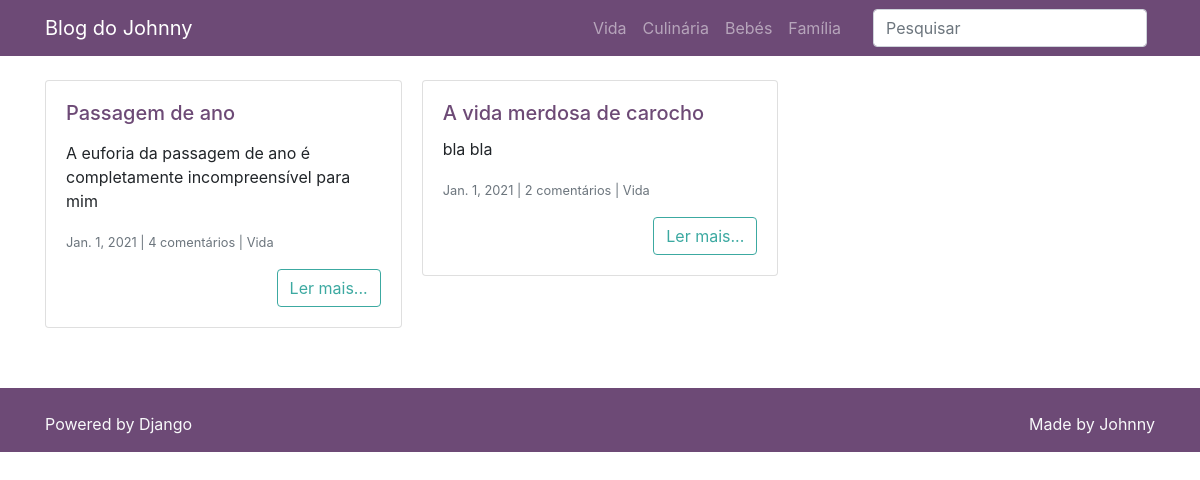
/categoria/Vida, run on an earlier commit of the app's database.
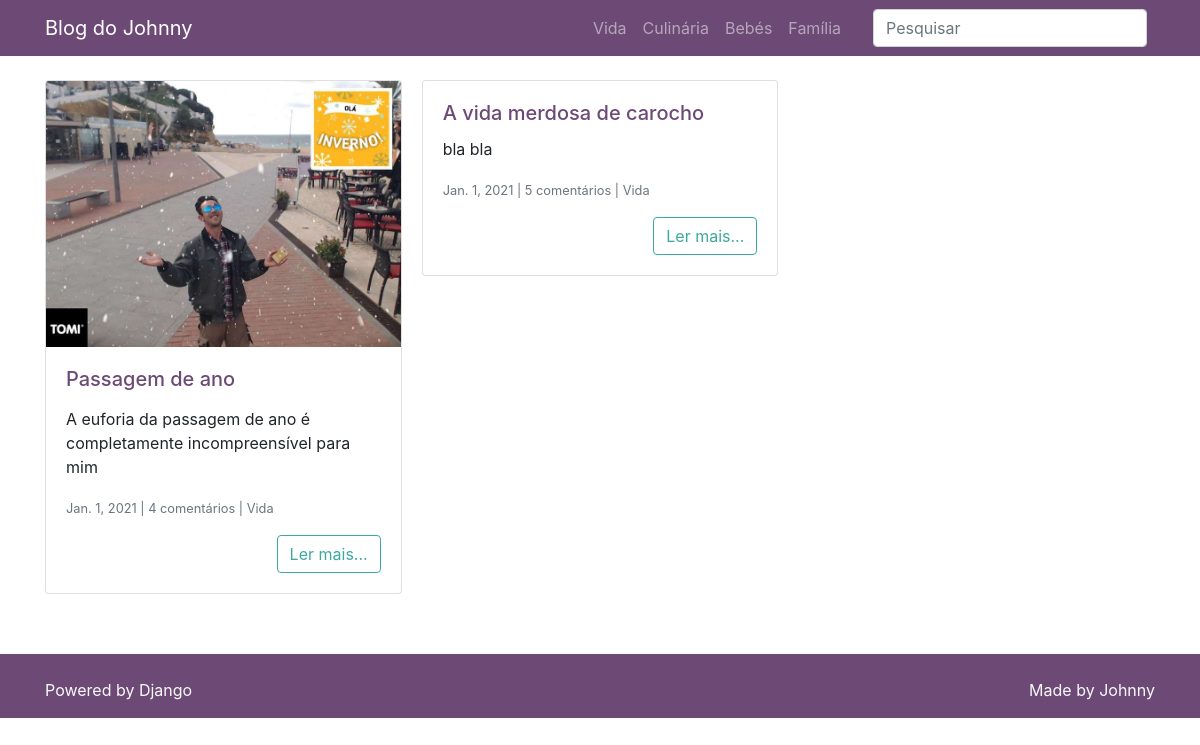
And on a later commit of the database.
### posts/models.py (models this page shows, shortened)
class Post(models.Model):
    titulo_post = models.CharField('Título', max_length=255, blank=False)
    autor_post = models.ForeignKey(User, on_delete=models.DO_NOTHING, verbose_name='Autor')
    data_post = models.DateTimeField('Data do post', default=timezone.now)
    conteudo_post = models.TextField('Conteúdo', )
    excerto_post = models.TextField('Excerto do post', )
    categoria_post = models.ForeignKey(Categoria, on_delete=models.DO_NOTHING, blank=True, null=True, verbose_name='Categoria do post')
    imagem_post = models.ImageField('Imagem', upload_to='post_images', blank=True)
    publicado_post = models.BooleanField('Publicado', default=False)

### categorias/models.py (models this page shows)
class Categoria(models.Model):
    nome = models.CharField('Categoria', max_length=50, blank=False, unique=True)
    def __str__(self):
        return self.nome

### posts/views.py (the view)
# urls.py: path('categoria/<str:categoria>', views.PostCategoria.as_view(), name='post_categoria'),
class PostCategoria(PostIndex):
    template_name = 'posts/post_categoria.html'
    def get_queryset(self):
        qs = super().get_queryset()
        qs = qs.select_related('categoria_post')
        categoria = self.kwargs.get('categoria', None)
        if not categoria:
            return qs
        qs = qs.filter(categoria_post__nome__iexact=categoria)
        return qs

### posts/templatetags/my_filters.py (called while the page is built)
@register.filter(name='coment_plural')
def coment_plural(valor):
    try:
        num_comentarios = int(valor)
        if num_comentarios == 0:
            return 'Nenhum comentário'
        elif num_comentarios == 1:
            return f'{num_comentarios} comentário'
        else:
            return f'{num_comentarios} comentários'
    except:
        return f'{num_comentarios} comentarios'

### posts/views.py (called while the page is built)
    def get_context_data(self, **kwargs):
        context = super().get_context_data(**kwargs)
        context['categorias'] = Categoria.objects.all()
        return context

    def get_queryset(self):
        qs = super().get_queryset()
        qs = qs.order_by('-id').filter(publicado_post=True)
        qs = qs.annotate(
            numero_comentarios=Count(
                Case(
                    When(comentario__publicado_comentario=True, then=1)
                )
            )
        )
        return qs

### posts/templates/posts/post_categoria.html (shortened to what this page needs)
{% extends 'posts/index.html' %}
{% load humanize %}

### posts/templates/posts/index.html (shortened to what this page needs)
{% extends 'base.html' %}
{% load humanize %}
{% load my_filters %}
{% block conteudo %}
<div class="card-columns mt-4">
    {% for post in posts %}
    <div class="card">
        {% if post.imagem_post %}
        <a href="{% url 'post_detalhes' post.id %}">
            <img class="card-img-top"
                 src="{{ post.imagem_post.url }}"
                 alt="{{ post.titulo_post }}">
        {% endif %}
        </a>
        <div class="card-body">
            <h5 class="card-title">
                <a href="{% url 'post_detalhes' post.id %}">
                    {{ post.titulo_post }}
                </a>
            </h5>
            <p class="card-text">
                {{ post.excerto_post|safe }}
            </p>
            <p class="card-text">
                <small class="text-muted">
                    {{ post.data_post|naturalday|title }} | {{ post.numero_comentarios|coment_plural }} | {{ post.categoria_post }}</small>
            </p>
            <div class="text-right">
                <a href="{% url 'post_detalhes' post.id %}" class="btn btn-outline-secondary">Ler mais...</a>
            </div>
        </div>
    </div>
    {% endfor %}
</div>
{% endblock %}

What changed in the data, as far as the page shows it:
changed Post "Passagem de ano": imagem_post: picture added
computed for Post "A vida merdosa de carocho": numero_comentarios|coment_plural "2 comentários" → "5 comentários"
